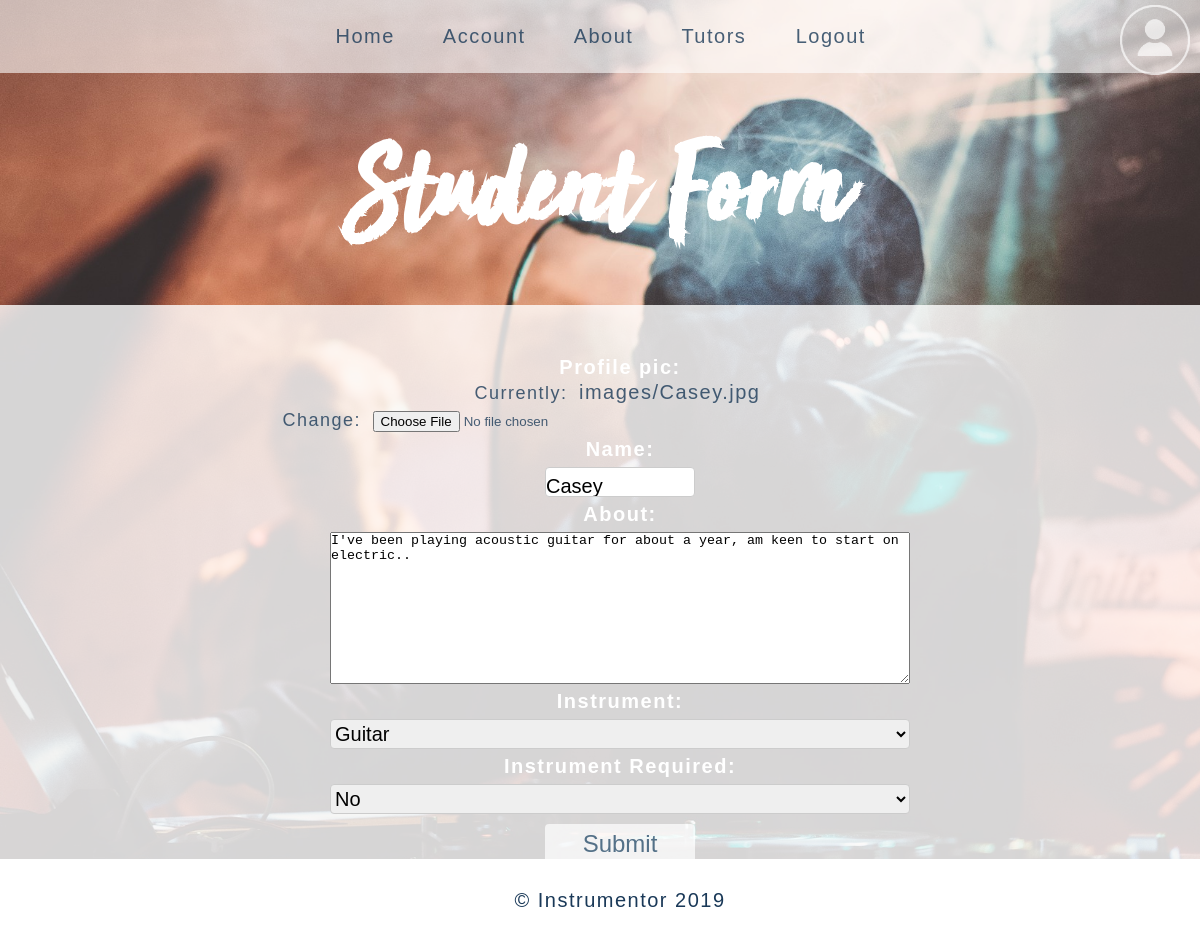
/home/profile/edit/student/ (signed in), run on the app's committed database.
### home/models.py (models this page shows, shortened)
class Student(models.Model):
    profile_pic = models.ImageField(upload_to="images/", default="concert.jpg") # pip3 install pillow
    name = models.CharField(max_length=150)
    about = models.TextField(null=True, blank=True)
    instrument_req = models.BooleanField(null=True, blank=True)
    instrument = models.ForeignKey('Instrument', on_delete=models.SET_NULL, null=True)
    user = models.OneToOneField(User, on_delete=models.CASCADE, null=False, primary_key=True)

### home/views.py (the view)
# urls.py: path('profile/edit/student/', views.StudentUpdate.as_view(), name='student_edit'),
class StudentUpdate(UpdateView):
    model = Student
    fields = ['profile_pic', 'name', 'about', 'instrument', 'instrument_req']
    def get_form(self, form_class=None):
        if form_class is None:
            form_class = self.get_form_class()
        form = super(StudentUpdate, self).get_form(form_class)
        form.fields['instrument_req'].label = 'Instrument Required'
        return form
    def get_object(self):
        return get_object_or_404(Student, pk=Student(user=self.request.user))

### home/models.py (called while the page is built)
    def __str__(self):
        return self.name

### home/templates/home/student_form.html (shortened to what this page needs)
{% include "base.html" %}
{% load static  %}
{% block header %}
  <h1 id="home">Student Form</h1>
{% endblock %}
{% block profile %}
<section class="content3">
    <br><br>
    <form method="post" enctype="multipart/form-data">
        <div style="margin-left: 30px; padding-left: 10px;" class="profile_info">
            {% for field in form %}
                <div style="margin: 0" class="field-div">
                    <b>{{ field.label_tag }}</b>
                    <br>
                    {{ field}}
                </div>
            {% endfor %}
            <button id="button1" type="submit">Submit</button>
        </div>
    </form>
{% endblock %}

### static/style.css (style rules this page uses)
body h1 { margin: 0; font-size: 10vw; padding: 150px 10px 60px 0; line-height: 50px; font-family: 'Sun Valley'; text-align: center; color: white; }
#button1 { background-color: rgba(255, 255, 255, 0.7); color: rgba(16, 57, 90, 0.7); cursor: pointer; width: 150px; height: 40px; border-radius: 4px; border: none; text-align: center; font-size: 24px; margin-top: 5px; }
a { color: rgba(26, 57, 88, 0.8); text-decoration: none; font-size:20px; padding:2%; }
label { color: white; padding: 20px; margin: 10px 10px 10px 10px; font-size: 20px; }
label:after { content: " "; }
input[type=text], [type=about],[type=email], [type=password], [type=logout],select { width: 150px; height:30px; padding: 8px 40px 0 0 ; margin: 10px 30px 20px 30px ; display: inline-block; border: 1px solid #ccc; border-radius: 4px; box-sizing: border-box; font-size: 20px; }
.field-div * { margin: 5px !important; padding: 0; width: 60%; }
.field-div input[type=number], input[type=file], input[type=email], textarea,select { width: 50%!important; }
.content3 { margin-top: 20px; color: rgba(26, 57, 88, 0.8); background-color:rgba(255, 255, 255, 0.8); width:100%; min-height: 40%; overflow: auto; }

### data on the page
Student: form "Casey" "I've been playing acoustic guitar for about a year, am keen to start on electric.." "Guitar" "No"

### other printed values
{{ field.label_tag }} "Profile pic:" "Name:" "About:" "Instrument:" "Instrument Required:"
